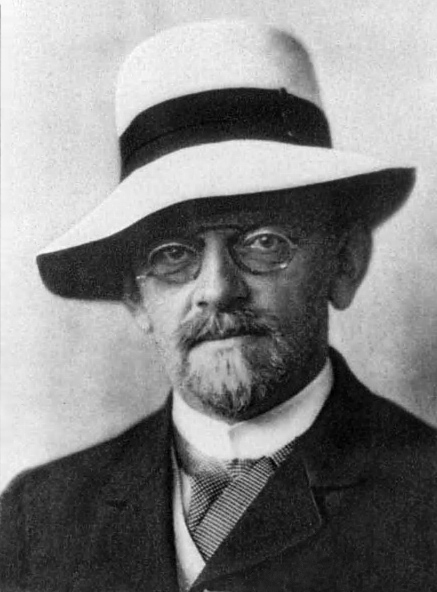
#> input picture book/images/part-0/preamble/hilbert.jpg, 437 x 592 px; its folder holds only this picture in this run
$ python -i trim_images.py   (imports and definitions only)
#> lines starting #> are read from the running program, lines starting #| are printed output that depends on the picture
#> further down, picture is the input picture: PIL image 437x592 L; min 0, max 255, mean 131.6
import os
from pathlib import Path
from typing import Optional

from PIL import Image, ImageChops
from rich import print


def trim(im: Image.Image, throw_if_cannot_trim: bool = False, add_excess_of: int = 0) -> Optional[Image.Image]:
    """
    Trims excess background from the image.

    Args:
        im: image to trim background from.
        throw_if_cannot_trim: whether to throw an error if we cannot trim image. Defaults to False.
        add_excess_of: number of pixels to surround the main content. Defaults to 0.

    Raises:
        ValueError: if trimming is impossible and `throw_if_cannot_trim` is set.

    Returns:
        the trimmed image, or None if cannot trim.
    """
#> called with throw_if_cannot_trim = False, add_excess_of = 0

    # Ensure image is in RGB mode
    im = im.convert("RGB")  # RGBA will ruin things

    # Generate pure background based on top left-hand corner
    bg = Image.new(im.mode, im.size, im.getpixel((0, 0)))
#> bg: PIL image 437x592 RGB; every value is 248

    # Get main 'content' image
    diff = ImageChops.difference(im, bg)
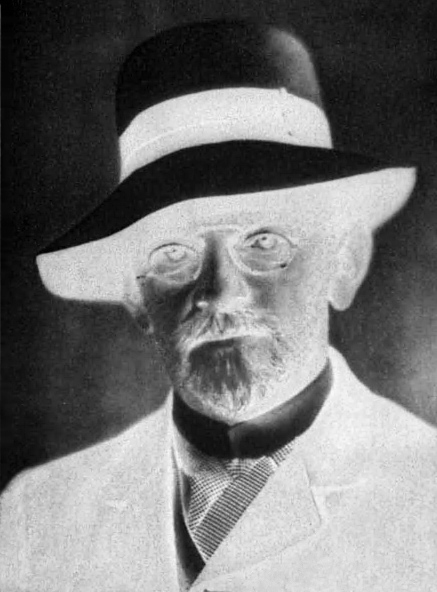
#> diff: PIL image 437x592 RGB; min 0, max 248, mean 116.4

    # Bound to content
    bbox = diff.getbbox()
#> bbox = (0, 0, 437, 592)
    if not bbox:
        if throw_if_cannot_trim:
            raise ValueError("No bounding box; cannot trim")
        else:
            return None

    # Expand bounding box by `add_excess_of` pixels
    crop_to = (
        max(bbox[0] - add_excess_of, 0),
        max(bbox[1] - add_excess_of, 0),
        min(bbox[2] + add_excess_of, im.size[0]),
        min(bbox[3] + add_excess_of, im.size[1]),
    )
#> crop_to = (0, 0, 437, 592)
    return im.crop(crop_to)


def trim_images(
    media_folder: str,
    output_folder: str,
    throw_if_cannot_trim: bool = False,
    add_excess_of: int = 0,
    silent: bool = False,
):
    """
    Trims images in the media folder and places it in the output folder.

    Args:
        media_folder: media folder that contains all the images.
        output_folder: folder to place the trimmed images.
        throw_if_cannot_trim: whether to throw an error if we cannot trim image. Defaults to True.
        add_excess_of: number of pixels to surround the main content. Defaults to 0.
        silent: whether extra output should be made. Defaults to False.
    """


    images = Path(media_folder).glob("**/*.png")

    for image in images:
        im = Image.open(image)
        trimmed_im = trim(im, throw_if_cannot_trim=throw_if_cannot_trim, add_excess_of=add_excess_of)

        if trimmed_im:
            dest_dir = os.path.join(output_folder, image.parent.parent.name, image.parent.name)
            os.makedirs(dest_dir, exist_ok=True)
            trimmed_im.save(os.path.join(dest_dir, image.name))
            if not silent:
                print(f"Trimmed [cyan]'{image}'[/cyan].")
        else:
            if not silent:
                print(f"[yellow]No bounding box for '{image}'; cannot trim.[/yellow]")

    print("[green]Done![/green]")

>>> from PIL import Image
>>> picture = Image.open('../../../book/images/part-0/preamble/hilbert.jpg')
>>> result = trim(picture)
